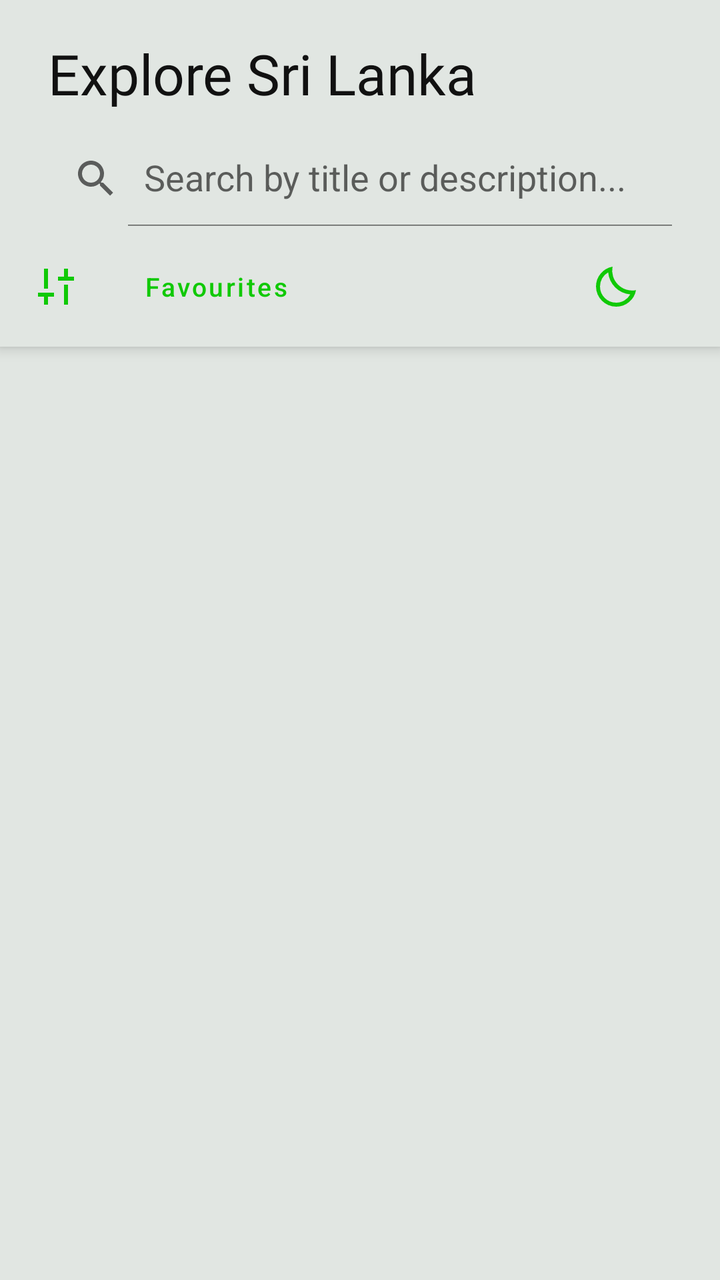
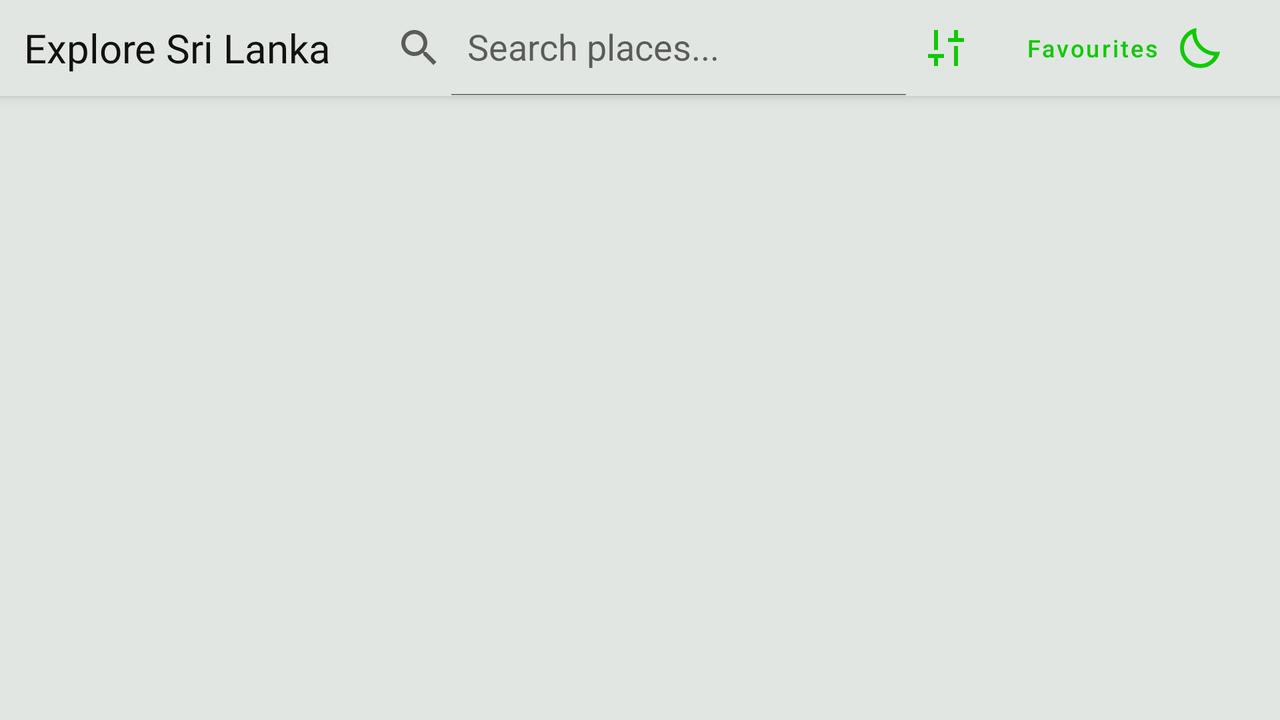

One screen, two layout resources from the same app: the default and the repository's alternative for another configuration. Each is rendered where Android would select it; the XML of both is given below.
<!-- AndroidManifest.xml: application theme Theme.CatalogApp -->
<!-- res/layout/activity_main.xml -->
<?xml version="1.0" encoding="utf-8"?>
<androidx.coordinatorlayout.widget.CoordinatorLayout xmlns:android="http://schemas.android.com/apk/res/android"
    xmlns:app="http://schemas.android.com/apk/res-auto"
    xmlns:tools="http://schemas.android.com/tools"
    android:id="@+id/main"
    android:layout_width="match_parent"
    android:layout_height="match_parent"
    tools:context=".MainActivity">

    <com.google.android.material.appbar.AppBarLayout
        android:layout_width="match_parent"
        android:layout_height="wrap_content"
        android:background="?attr/colorSurface">

        <TextView
            android:id="@+id/main_title"
            android:layout_width="wrap_content"
            android:layout_height="wrap_content"
            android:fontFamily="@font/montserrat_bold"
            android:paddingHorizontal="24dp"
            android:paddingTop="18dp"
            android:paddingBottom="10dp"
            android:text="Explore Sri Lanka"
            android:textColor="?attr/colorOnSurface"
            android:textSize="28sp" />

        <androidx.appcompat.widget.SearchView
            android:id="@+id/search_view"
            android:layout_width="match_parent"
            android:layout_height="wrap_content"
            android:layout_marginHorizontal="16dp"
            android:layout_marginBottom="6dp"
            app:iconifiedByDefault="false"
            app:queryHint="Search by title or description..." />

        <LinearLayout
            android:layout_width="match_parent"
            android:layout_height="wrap_content"
            android:gravity="center_vertical"
            android:orientation="horizontal"
            android:paddingStart="16dp"
            android:paddingEnd="16dp"
            android:paddingBottom="6dp">

            <com.google.android.material.button.MaterialButton
                android:id="@+id/btn_filter"
                style="@style/Widget.MaterialComponents.Button.TextButton"
                android:layout_width="48dp"
                android:layout_height="48dp"
                android:contentDescription="Filter catalogue"
                android:minWidth="48dp"
                android:padding="0dp"
                app:icon="@drawable/ic_filter"
                app:iconTint="?attr/colorPrimary" />

            <com.google.android.material.button.MaterialButton
                android:id="@+id/btn_favourites"
                style="@style/Widget.MaterialComponents.Button.TextButton"
                android:layout_width="wrap_content"
                android:layout_height="48dp"
                android:minWidth="0dp"
                android:text="Favourites"
                android:textAllCaps="false"
                android:textSize="13sp"
                app:icon="@drawable/ic_favorite_filled"
                app:iconPadding="6dp"
                app:iconTint="?attr/colorPrimary" />

            <Space
                android:layout_width="0dp"
                android:layout_height="1dp"
                android:layout_weight="1" />

            <com.google.android.material.button.MaterialButton
                android:id="@+id/btn_theme"
                style="@style/Widget.MaterialComponents.Button.TextButton"
                android:layout_width="48dp"
                android:layout_height="48dp"
                android:contentDescription="Toggle dark mode"
                android:minWidth="48dp"
                android:padding="0dp"
                app:icon="@drawable/ic_moon"
                app:iconTint="?attr/colorPrimary" />
        </LinearLayout>
    </com.google.android.material.appbar.AppBarLayout>

    <FrameLayout
        android:id="@+id/fragment_container"
        android:layout_width="match_parent"
        android:layout_height="match_parent"
        app:layout_behavior="@string/appbar_scrolling_view_behavior" />

</androidx.coordinatorlayout.widget.CoordinatorLayout>
<!-- resources referenced by this layout -->
<resources>
  <!-- drawable ic_filter (drawable) -->
  <vector xmlns:android="http://schemas.android.com/apk/res/android"
      android:height="24dp"
      android:width="24dp"
      android:viewportHeight="960"
      android:viewportWidth="960"
      android:tint="?attr/colorPrimary">
  
      <path
          android:fillColor="@android:color/white"
          android:pathData="M520,360L520,280L640,280L640,120L720,120L720,280L840,280L840,360L520,360ZM640,840L640,440L720,440L720,840L640,840ZM240,840L240,680L120,680L120,600L440,600L440,680L320,680L320,840L240,840ZM240,520L240,120L320,120L320,520L240,520Z"/>
  
  </vector>
  <!-- drawable ic_moon (drawable) -->
  <vector xmlns:android="http://schemas.android.com/apk/res/android" android:height="24dp" android:tint="#000000" android:viewportHeight="960" android:viewportWidth="960" android:width="24dp">
        
      <path android:fillColor="@android:color/white" android:pathData="M484,880Q400,880 326.5,848Q253,816 198.5,761.5Q144,707 112,633.5Q80,560 80,476Q80,330 173,218.5Q266,107 410,80Q392,179 421,273.5Q450,368 521,439Q592,510 686.5,539Q781,568 880,550Q854,694 742,787Q630,880 484,880ZM484,800Q572,800 647,756Q722,712 765,635Q679,627 602,591.5Q525,556 464,495Q403,434 367,357Q331,280 324,194Q247,237 203.5,312.5Q160,388 160,476Q160,611 254.5,705.5Q349,800 484,800ZM464,495Q464,495 464,495Q464,495 464,495Q464,495 464,495Q464,495 464,495Q464,495 464,495Q464,495 464,495Q464,495 464,495Q464,495 464,495Q464,495 464,495Q464,495 464,495Z"/>
      
  </vector>
  <style name="Theme.CatalogApp" parent="Base.Theme.CatalogApp" />
  <style name="Base.Theme.CatalogApp" parent="Theme.MaterialComponents.DayNight.NoActionBar">
          <item name="colorPrimary">@color/colorPrimary</item>
          <item name="colorOnPrimary">@color/colorOnPrimary</item>
  
          <item name="colorSecondary">@color/colorSecondary</item>
          <item name="colorOnSecondary">@color/colorOnSecondary</item>
  
          <item name="colorSurface">@color/colorSurface</item>
          <item name="colorOnSurface">@color/colorOnSurface</item>
  
          <item name="colorError">@color/colorError</item>
          <item name="colorOnError">@color/colorOnError</item>
  
          <item name="colorAccent">@color/colorPrimary</item>
          <item name="colorControlActivated">@color/colorPrimary</item>
          <item name="colorControlHighlight">@color/colorPrimary</item>
  
          <item name="materialAlertDialogTheme">@style/ThemeOverlay.CatalogApp.MaterialAlertDialog</item>
  
          <item name="android:statusBarColor">@color/colorSurface</item>
          <item name="android:navigationBarColor">@color/colorSurface</item>
          <item name="android:windowBackground">@color/colorSurface</item>
      </style>
  <color name="colorPrimary">#10c906</color>
  <color name="colorOnPrimary">#FFFFFF</color>
  <color name="colorSecondary">#90CAF9</color>
  <color name="colorOnSecondary">#000000</color>
  <color name="colorSurface">#e1e6e2</color>
  <color name="colorOnSurface">#111111</color>
  <color name="colorError">#D32F2F</color>
  <color name="colorOnError">#FFFFFF</color>
  <style name="ThemeOverlay.CatalogApp.MaterialAlertDialog" parent="ThemeOverlay.MaterialComponents.MaterialAlertDialog">
          <item name="colorAccent">@color/colorPrimary</item>
          <item name="colorControlActivated">@color/colorPrimary</item>
      </style>
</resources>
<!-- res/layout-land/activity_main.xml (the repository's variant of the layout above) -->
<!-- drawn on the phone turned sideways -->
<?xml version="1.0" encoding="utf-8"?>
<androidx.coordinatorlayout.widget.CoordinatorLayout xmlns:android="http://schemas.android.com/apk/res/android"
    xmlns:app="http://schemas.android.com/apk/res-auto"
    xmlns:tools="http://schemas.android.com/tools"
    android:id="@+id/main"
    android:layout_width="match_parent"
    android:layout_height="match_parent"
    tools:context=".MainActivity">

    <com.google.android.material.appbar.AppBarLayout
        android:layout_width="match_parent"
        android:layout_height="wrap_content"
        android:background="?attr/colorSurface">

        <LinearLayout
            android:layout_width="match_parent"
            android:layout_height="wrap_content"
            android:gravity="center_vertical"
            android:orientation="horizontal"
            android:paddingStart="12dp"
            android:paddingEnd="8dp">

            <TextView
                android:id="@+id/main_title"
                android:layout_width="wrap_content"
                android:layout_height="wrap_content"
                android:fontFamily="@font/montserrat_bold"
                android:maxLines="1"
                android:paddingEnd="12dp"
                android:text="Explore Sri Lanka"
                android:textColor="?attr/colorOnSurface"
                android:textSize="20sp" />

            <androidx.appcompat.widget.SearchView
                android:id="@+id/search_view"
                android:layout_width="0dp"
                android:layout_height="wrap_content"
                android:layout_weight="1"
                app:iconifiedByDefault="false"
                app:queryHint="Search places..." />

            <com.google.android.material.button.MaterialButton
                android:id="@+id/btn_filter"
                style="@style/Widget.MaterialComponents.Button.TextButton"
                android:layout_width="44dp"
                android:layout_height="48dp"
                android:contentDescription="Filter catalogue"
                android:minWidth="44dp"
                android:padding="0dp"
                app:icon="@drawable/ic_filter"
                app:iconTint="?attr/colorPrimary" />

            <com.google.android.material.button.MaterialButton
                android:id="@+id/btn_favourites"
                style="@style/Widget.MaterialComponents.Button.TextButton"
                android:layout_width="wrap_content"
                android:layout_height="48dp"
                android:minWidth="0dp"
                android:text="Favourites"
                android:textAllCaps="false"
                android:textSize="12sp"
                app:icon="@drawable/ic_favorite_filled"
                app:iconPadding="2dp"
                app:iconTint="?attr/colorPrimary" />

            <com.google.android.material.button.MaterialButton
                android:id="@+id/btn_theme"
                style="@style/Widget.MaterialComponents.Button.TextButton"
                android:layout_width="44dp"
                android:layout_height="48dp"
                android:contentDescription="Toggle dark mode"
                android:minWidth="44dp"
                android:padding="0dp"
                app:icon="@drawable/ic_moon"
                app:iconTint="?attr/colorPrimary" />
        </LinearLayout>
    </com.google.android.material.appbar.AppBarLayout>

    <FrameLayout
        android:id="@+id/fragment_container"
        android:layout_width="match_parent"
        android:layout_height="match_parent"
        app:layout_behavior="@string/appbar_scrolling_view_behavior" />

</androidx.coordinatorlayout.widget.CoordinatorLayout>
